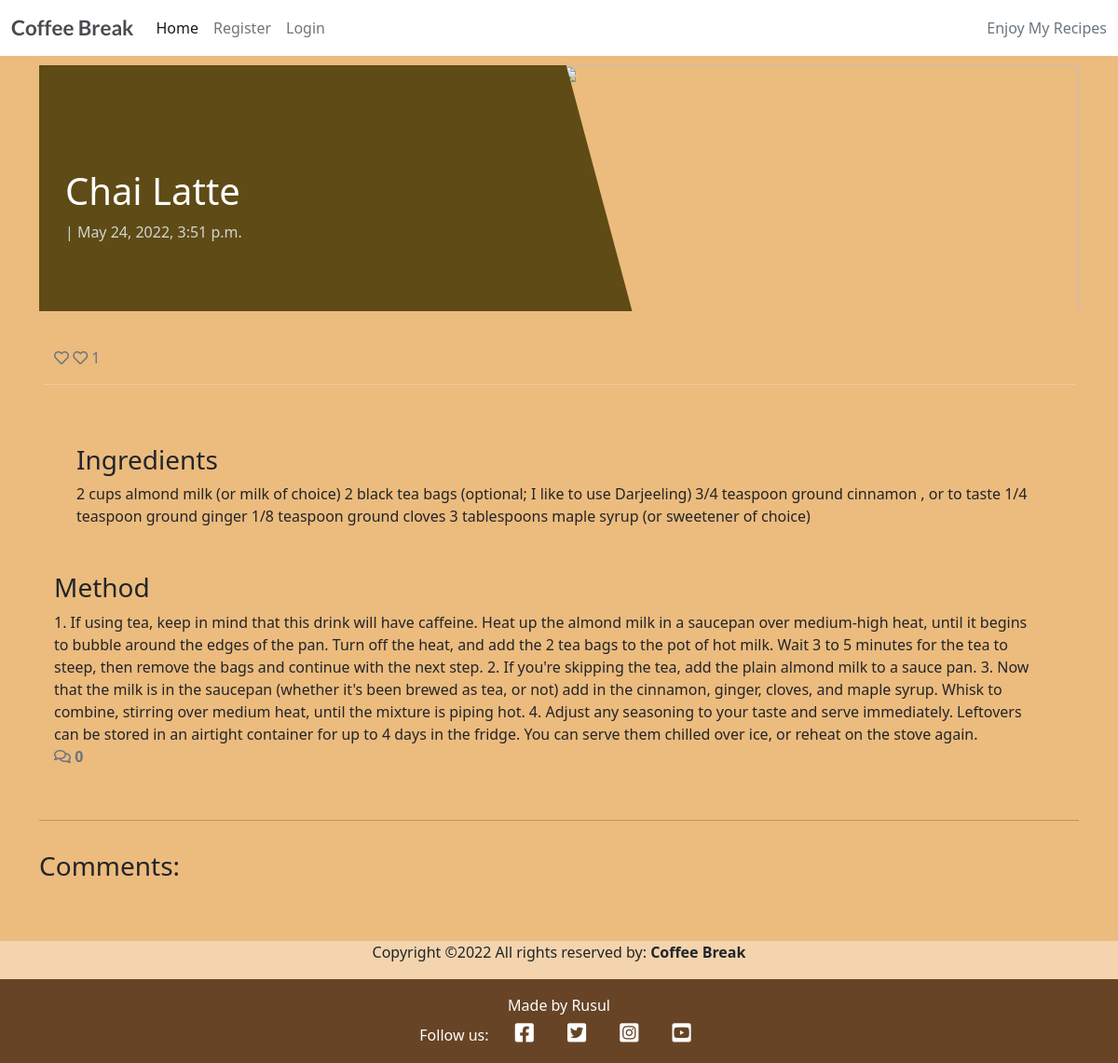
Page /chai-latte/ on the earlier database version.
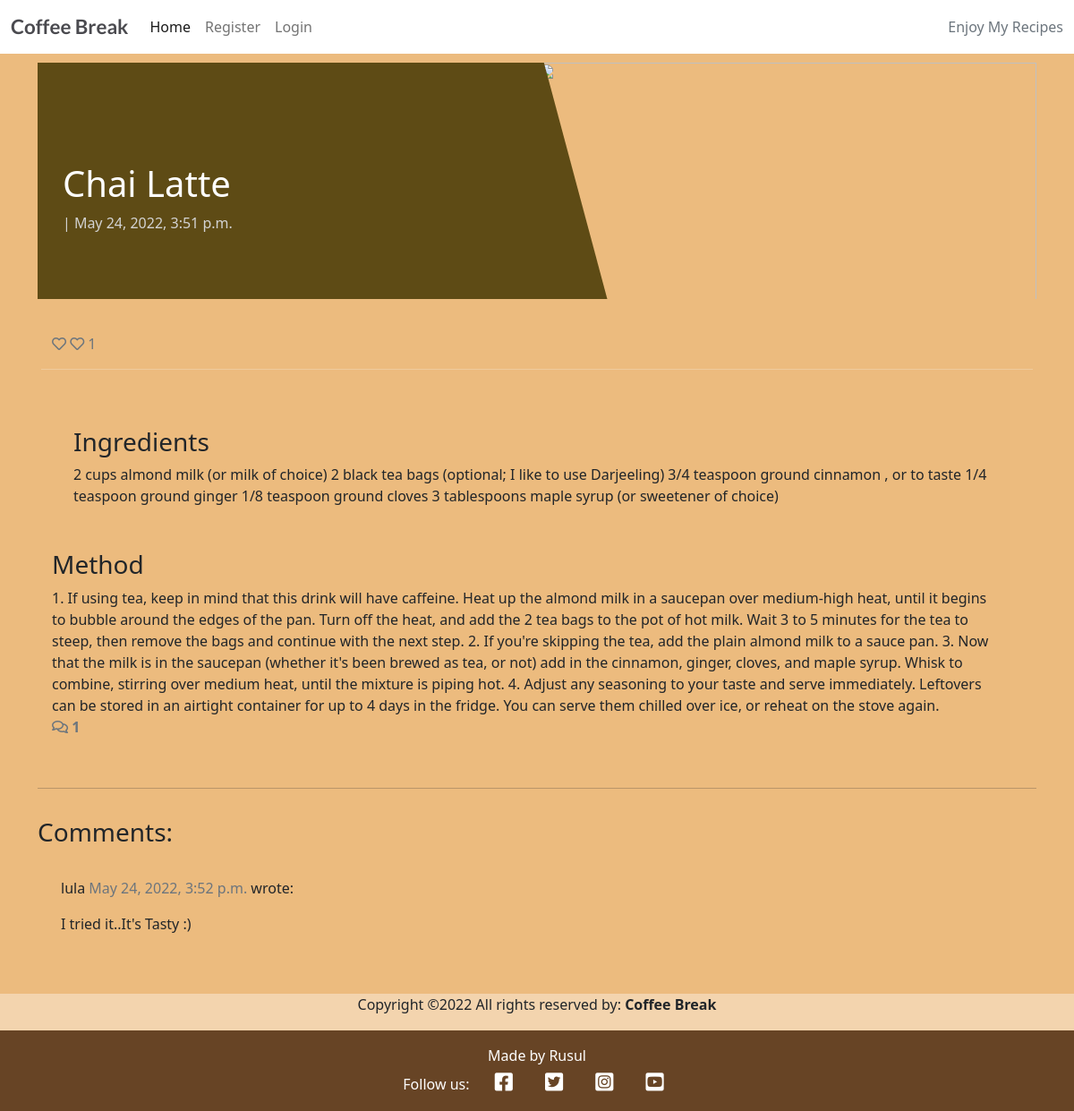
Same page on the later database version.
### coffeeblog/models.py (models this page shows, shortened)
class Post(models.Model):
    title = models.CharField(max_length=200, unique=True)
    slug = models.SlugField(max_length=200)
    author = models.ForeignKey(
        User, on_delete=models.CASCADE, related_name="blog_posts")
    updated_on = models.DateTimeField(auto_now=True)
    ingredients = models.TextField(default="")
    content = models.TextField(default="")
    time = models.IntegerField(default=0)
    featured_image = CloudinaryField('image', default='placeholder')
    excerpt = models.TextField(blank=True)
    created_on = models.DateTimeField(auto_now_add=True)
    status = models.IntegerField(choices=STATUS, default=0)
    likes = models.ManyToManyField(
        User, related_name='blogpost_likes', blank=True)
    class Meta:
        ordering = ['-created_on']
    def number_of_likes(self):
        return self.likes.count()

class Comment(models.Model):
    post = models.ForeignKey(
        Post, on_delete=models.CASCADE, related_name="comments")
    name = models.CharField(max_length=80)
    email = models.EmailField()
    body = models.TextField()
    created_on = models.DateTimeField(auto_now_add=True)
    approved = models.BooleanField(default=False)
    class Meta:
        ordering = ['created_on']

### coffeeblog/views.py (the view, shortened to what this page needs)
# urls.py: path('<slug:slug>/', views.PostDetail.as_view(), name='post_detail'),
class PostDetail(View):
    def get(self, request, slug, *args, **kwargs):
        queryset = Post.objects.filter(status=1)
        post = get_object_or_404(queryset, slug=slug)
        comments = post.comments.filter(approved=True).order_by("-created_on")
        liked = False
        if post.likes.filter(id=self.request.user.id).exists():
            liked = True
        return render(
            request,
            "post_detail.html",
            {
                "post": post,
                "comments": comments,
                "commented": False,
                "liked": liked,
                "comment_form": CommentForm()
            },
        )

### templates/post_detail.html (shortened to what this page needs)
{% extends 'base.html' %} {% block content %}
{% load crispy_forms_tags %}
<div class="masthead">
    <div class="container">
        <div class="row g-0">
            <div class="col-md-6 masthead-text">
                <h1 class="post-title">{{ post.title }}
                </h1>
                <p class="post-subtitle">{{ post_author }} | {{post.created_on}}</p>
            </div>
            <div class="d-none d-md-block col-md-6 masthead-image">
                {% if "placeholder" in post.featured_image.url %}
                <img src="https://www.torani.com/sites/default/files/recipes/illustration/GettyImages-1130315137%20%281%29-min.jpg" width="100%">
                {% else %}
                <img src="{{ post.featured_image.url }}" width="100%">
                {% endif %}
            </div>
        </div>
    </div>
</div>
<div class="container">
    <div class="row">
        <div class="col card mb-4  mt-3 left  top">
            <div class="card-body">
                <div class="row">
                    <div class="col-1">
                        <strong>
                            {% if user.is_authenticated %}
                            <form class="d-inline" action="{% url 'post_like' post.slug %}" method="POST">
                                {% csrf_token %}
                                {% if liked %}
                                <button type="submit" name="blogpost_id" value="{{post.slug}}" class="btn-like"><i
                                    class="fas fa-heart"></i></button>
                                {% else %}
                                <button type="submit" name="blogpost_id" value="{{post.slug}}" class="btn-like"><i
                                    class="far fa-heart"></i></button>
                                {% endif %}
                            </form>
                            {% else %}
                            <span class="text-secondary"><i class="far fa-heart"></i></span>
                            {% endif %}
                        </strong>
                        <span class="text-secondary"><i class="far fa-heart"></i> {{ post.number_of_likes }} </span>
                    </div>
                    <hr class="mx-auto mt-3 mb-3 text-light">
                    <div class="col mt-2 mb-3">
                    </div>
                    <div class="row mt-5">
                        <div class="col-12 text-dark">
                            <h3 class="black-text">Ingredients</h3>
                            {{ post.ingredients|safe }}
                        </div>
                    </div>
                    <div class="row mt-5">
                        <div class="col-12 text-dark">
                            <h3 class="black-text">Method</h3>
                            {{ post.content|safe }}
                        </div>
                    </div>
                    <div class="col-1">
                        {% with comments.count as total_comments %}
                        <strong class="text-secondary"><i class="far fa-comments"></i>
                        {{ total_comments }}</strong>
                        {% endwith %}
                    </div>
                </div>
            </div>
        </div>
    </div>
    <div class="row">
        <div class="col">
            <hr>
        </div>
    </div>
    <div class="row">
        <div class="col-md-8 card mb-4  mt-3 ">
            <h3>Comments:</h3>
            <div class="card-body">
                {% for comment in comments%}
                <div class="comments" style="padding: 10px;">
                    <p class="font-weight-bold">
                        {{ comment.name }}
                        <span class=" text-muted font-weight-normal">
                            {{ comment.created_on }}
                        </span> wrote:
                    </p>
                    {{ comment.body | linebreaks }}
                </div>
                {% endfor %}
            </div>
        </div>
        <div class="col-md-4 card mb-4  mt-3 ">
            {% if commented %}
            <div class="alert alert-success" role="alert">
                Your comment is being approved, please wait.
            </div>
            {% else %}
            <div class="card-body">
            {% endif %}
            </div>
        </div>
    </div>
</div>
{% endblock content %}

### templates/base.html (shortened to what this page needs)
{% load static %}
<!DOCTYPE html>
<html class="h-100">
<head>
    <link rel="stylesheet" href="https://cdnjs.cloudflare.com/ajax/libs/font-awesome/5.15.3/css/all.min.css">
    <link href="https://cdn.jsdelivr.net/npm/bootstrap@5.0.1/dist/css/bootstrap.min.css" rel="stylesheet"
>
    <link rel="stylesheet" href="{% static 'css/style.css' %}">
</head>
<body class="d-flex flex-column h-100 main-bg">
    <nav class="navbar navbar-expand-lg navbar-light bg-white">
        <div class="container-fluid">
            <a class="navbar-brand" href="{% url 'home' %}"><span class="brand">Coffee Break</span></a>
            <div class="collapse navbar-collapse" id="navbarText">
                <ul class="navbar-nav me-auto mb-2 mb-lg-0">
                    <li class="nav-item">
                        <a class="nav-link active" aria-current="page" href="{% url 'home' %}">Home</a>
                    </li>
                    {% if user.is_authenticated %}
                    <li class="nav-item dropdown nav-style">
                        <a class="nav-link dropdown-toggle welcome" href="#" id="navbarDropdown" role="button"
                            data-bs-toggle="dropdown" aria-expanded="false">
                            <span class="welcome-usr">Hi {{ user.username }}!</span>
                        </a>
                        <ul class="dropdown-menu" aria-labelledby="navbarDropdown">
                            <li><a class="dropdown-item" href="{% url 'add_recipe' %}"><i
                                        class="fas fa-plus nav-icon"></i>Add Recipe</a></li></ul>
                    <li class="nav-item">
                        <a class="nav-link" href="{% url 'account_logout' %}">Logout</a>
                    </li>
                    {% else %}
                    <li class="nav-item">
                        <a class="nav-link" href="{% url 'account_signup' %}">Register</a>
                    </li>
                    <li class="nav-item">
                        <a class="nav-link" href="{% url 'account_login' %}">Login</a>
                    </li>
                    {% endif %}
                </ul>
                <span class="navbar-text text-muted">
                    Enjoy My Recipes
                </span>
            </div>
        </div>
    </nav>
    <main class="flex-shrink-0 main-bg">
        {% block content %}{% endblock content %}
    </main>
    <div class="row align-items-center">
        <div class="m-0 text-center text-white8">
            <p> Copyright &copy;2022 All rights reserved by:
                    <strong class="black-text">Coffee Break</strong>
                </p>
        </div>
    </div>
    <footer class="footer mt-auto py-3 dark-bg">
        <p class="m-0 text-center text-white">Made by Rusul</p>
        <p class="m-0 text-center text-white">Follow us: <a href="https://www.facebook.com" class="btn-floating btn-sm text-white"
            style="font-size: 23px;" aria-label="Social Link - Facebook" target="_blank"><i class="fab fa-facebook-square ms-3"></i></a>
            <a href="https://www.twitter.com" class="btn-floating btn-sm text-white"
            style="font-size: 23px;" aria-label="Social Link - Twitter" target="_blank"><i class="fab fa-twitter-square ms-3"></i></a>
            <a href="https://www.instagram.com" class="btn-floating btn-sm text-white"
            style="font-size: 23px;" aria-label="Social Link - Instagram" target="_blank"><i class="fab fa-instagram-square ms-3"></i></a>
            <a href="https://www.youtube.com" class="btn-floating btn-sm text-white"
            style="font-size: 23px;" aria-label="Social Link - YouTube" target="_blank"><i class="fab fa-youtube-square ms-3"></i></a></p>
    </footer>
</body>
</html>

### static/css/style.css (style rules this page uses)
body { background-color: #F9FAFC; background-repeat: no-repeat; }
.brand { font-family: Lato, sans-serif; font-size: 1.4rem; font-weight: 700; color: #4A4A4F; }
img { width: 100%; height: 30vw; object-fit: cover; }
.dark-bg { background-color: #674425; }
.main-bg { background-color: #e1943566; }
.card { border: none; background-color: transparent; }
.masthead { margin-top: 10px; overflow: hidden; position: relative; display: inline-block; height: 33vh; width: 100%; }
.masthead-text { background-color: #5e4b15; color: white; position: relative; }
.masthead-image { position: relative; overflow: hidden; }
.masthead-image:after { content: ""; position: absolute; top: 0; right: 90%; height: 100%; width: 150%; background: #5e4b15; -webkit-transform: skew(15deg); -moz-transform: skew(15deg); transform: skew(15deg); z-index: 100; }
.post-title { margin-top: 20%; margin-left: 5%; }
.post-subtitle { margin-left: 5%; color: lightgray; }

Differences in the rows shown:
now on this page (row edited): Comment: name "lula", created_on "May 24, 2022, 3:52 p.m.", body "I tried it..It's Tasty :)"
Other differences:
{{ total_comments }}: "0" → "1"
